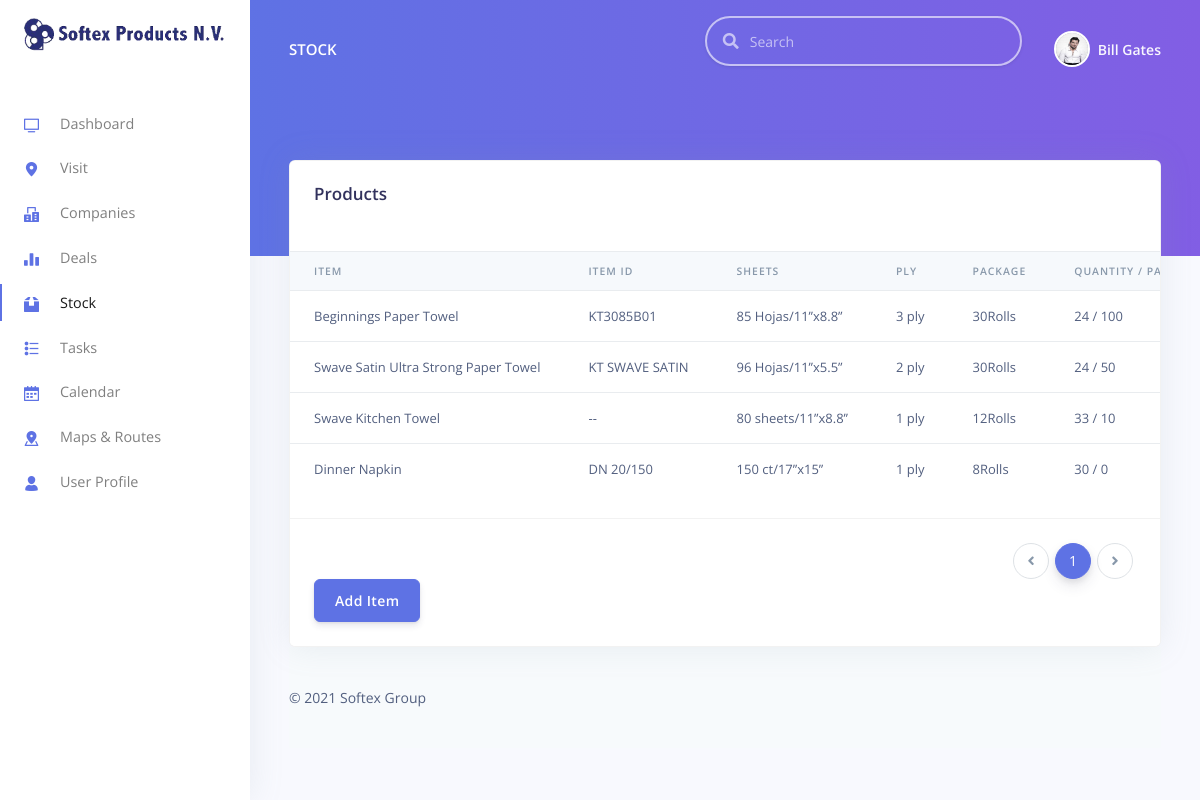
/softex/stock.php (signed in), run on the app's committed database.
### tables this page shows
CREATE TABLE `users` (
  `id` int(11) NOT NULL,
  `name` varchar(255) NOT NULL,
  `birthday` date DEFAULT NULL,
  `native` varchar(255) DEFAULT NULL,
  `email` varchar(255) NOT NULL,
  `contact` varchar(255) DEFAULT NULL,
  `nationality` varchar(255) DEFAULT NULL,
  `address` varchar(255) DEFAULT NULL,
  `hobby` text DEFAULT NULL,
  `description` text DEFAULT NULL,
  `university` varchar(255) DEFAULT NULL,
  `password` varchar(255) NOT NULL,
  `avatar` varchar(255) DEFAULT NULL,
  `level` enum('administrator','manager','producter') NOT NULL,
  `deleted_at` datetime DEFAULT NULL,
  `created_at` datetime NOT NULL,
  `updated_at` datetime NOT NULL
);

CREATE TABLE `products` (
  `id` int(11) NOT NULL,
  `name` varchar(255) NOT NULL,
  `sign_code` varchar(255) NOT NULL,
  `sheet` varchar(255) NOT NULL,
  `ply` int(11) NOT NULL,
  `package` int(11) NOT NULL,
  `quantity_pallet` int(11) NOT NULL,
  `quantity_unit` int(11) NOT NULL,
  `stock` int(11) DEFAULT NULL,
  `deleted_at` datetime DEFAULT NULL,
  `created_at` datetime NOT NULL,
  `updated_at` datetime NOT NULL
);

### softex/stock.php (the view, shortened to what this page needs)
<?php
require("include/core/connection.php");
$query = "SELECT * FROM users WHERE id = '".$_SESSION["id"]."'";
$profile_result = mysqli_query($mysql, $query);
$profile = mysqli_fetch_assoc($profile_result);
if (isset($_POST['add'])) {
    $data = array(
        'name'=> $_POST['name'],
        'sign_code'=> $_POST['sign_code'],
        'sheet'=> $_POST['sheet'],
        'ply'=> $_POST['ply'],
        'package'=> $_POST['package'],
        'quantity_pallet'=> $_POST['quantity_pallet'],
        'quantity_unit'=> $_POST['quantity_unit'],
        'stock'=> $_POST['stock'],
        'created_at' => date('Y-m-d H:i:s'),
        'updated_at' => date('Y-m-d H:i:s'),
    );
    $query = Insert('products', $data);
    header("Location:stock.php");
}
else
{
    if (isset($_GET['pageno'])) {
        $pageno = $_GET['pageno'];
    } else {
        $pageno = 1;
    }
    $no_of_records_per_page = 10;
    $offset = ($pageno-1) * $no_of_records_per_page;
    $total_pages_sql = "SELECT COUNT(*) FROM products";
    $result = mysqli_query($mysql,$total_pages_sql);
    $total_rows = mysqli_fetch_array($result)[0];
    $total_pages = ceil($total_rows / $no_of_records_per_page);
    $sql = "SELECT * FROM products LIMIT $offset, $no_of_records_per_page";
    $res_data = mysqli_query($mysql,$sql);
}
?>
<html lang="en">
    <head>
        <?php include("include/view/css.php"); ?>
    </head>
    <body class="">
        <nav class="navbar navbar-vertical fixed-left navbar-expand-md navbar-light bg-white" id="sidenav-main">
            <div class="container-fluid">
                <a class="navbar-brand pt-0">
                <img src="assets/img/brand/Logo1.png" class="navbar-brand-img" alt="...">
                </a>
                <div class="collapse navbar-collapse" id="sidenav-collapse-main">
                    <ul class="navbar-nav">
                        <li class="nav-item">
                            <a class="nav-link" href="index.php"> <i class="ni ni-tv-2 text-primary"></i> Dashboard
                            </a>
                        </li>
                        <li class="nav-item">
                            <a class="nav-link " href="">
                            <i class="ni ni-pin-3 text-primary"></i> Visit
                            </a>
                        </li>
                        <li class="nav-item">
                            <a class="nav-link" href="companies.php">
                            <i class="ni ni-building text-primary"></i> Companies
                            </a>
                        </li>
                        <li class="nav-item">
                            <a class="nav-link " href="deals.php">
                            <i class="ni ni-chart-bar-32 text-primary"></i> Deals
                            </a>
                        </li>
                        <li class="nav-item">
                            <a class="nav-link active" href="">
                            <i class="ni ni-box-2 text-primary"></i> Stock
                            </a>
                        </li>
                        <li class="nav-item">
                            <a class="nav-link " href="tasks.php">
                            <i class="ni ni-bullet-list-67 text-primary"></i> Tasks
                            </a>
                        </li>
                        <li class="nav-item">
                            <a class="nav-link " href="fullcalendar.php">
                            <i class="ni ni-calendar-grid-58 text-primary"></i> Calendar
                            </a>
                        </li>
                        <li class="nav-item">
                            <a class="nav-link " href="maps.php">
                            <i class="ni ni-square-pin text-primary"></i> Maps & Routes
                            </a>
                        </li>
                        <li class="nav-item">
                            <a class="nav-link " href="profile.php">
                            <i class="ni ni-single-02 text-primary"></i> User Profile
                            </a>
                        </li>
                    </ul>
                </div>
            </div>
        </nav>
        <div class="main-content">
            <nav class="navbar navbar-top navbar-expand-md navbar-dark" id="navbar-main">
                <div class="container-fluid">
                    <h5 class="h4 mb-0 text-white text-uppercase d-none d-lg-inline-block">Stock</h5>
                    <?php include("include/view/topbar.php"); ?>
                </div>
            </nav>
            <div class="header bg-gradient-primary pb-8 pt-5 pt-md-8">
            </div>
            <div class="container-fluid mt--7">
                <div class="row">
                    <div class="col">
                        <div class="card shadow">
                            <div class="card-header border-0">
                                <h3 class="mb-0">Products</h3>
                            </div>
                            <div class="table-responsive py-4">
                                <table class="table table-flush" id="datatable-basic">
                                    <thead class="thead-light">
                                        <tr>
                                            <th>Item</th>
                                            <th>Item ID</th>
                                            <th>Sheets</th>
                                            <th>Ply</th>
                                            <th>Package</th>
                                            <th>Quantity / Pallet</th>
                                        </tr>
                                    </thead>
                                    <tbody>
                                        <?php $i = 0; while($product = mysqli_fetch_array($res_data)) { ?>
                                        <tr>
                                            <td><?php  echo $product['name'];?></td>
                                            <td><?php  echo $product['sign_code'];?></td>
                                            <td><?php  echo $product['sheet'];?></td>
                                            <td><?php  echo $product['ply']." ply";?></td>
                                            <td><?php  echo $product['package']. "Rolls";?></td>
                                            <td><?php  echo $product['quantity_pallet']. " / " .$product['quantity_unit'] ;?></td>
                                        </tr>
                                        <?php $i++; } ?>
                                    </tbody>
                                </table>
                            </div>
                            <div class="card-footer py-4">
                                <nav aria-label="...">
                                    <ul class="pagination justify-content-end mb-0">
                                        <li class="<?php if($pageno <= 1){ echo 'page-item disabled';}else{echo 'page-item active';} ?>">
                                            <a class="page-link" href="<?php if($pageno<=1){echo '#';}else{ echo "?pageno=".($pageno-1); } ?>" tabindex="-1">
                                            <i class="fas fa-angle-left"></i>
                                            </a>
                                        </li>
                                        <?php $i = 1; while($i <= $total_pages) { ?>
                                        <li class="<?php if($pageno == $i){ echo 'page-item active';}else{echo 'page-item';} ?>">
                                            <a class="page-link" href="<?php echo "?pageno=".$i;?>"><?php echo $i;?></a>
                                        </li>
                                        <?php $i++; } ?>
                                        <li class="<?php if($pageno >= $total_pages){ echo 'page-item disabled';}else{echo 'page-item active';} ?>">
                                            <a class="page-link" href="<?php if($pageno >= $total_pages){echo '#';}else{ echo "?pageno=".($pageno+1); } ?>">
                                            <i class="fas fa-angle-right"></i>
                                            </a>
                                        </li>
                                    </ul>
                                </nav>
                                <button type="button" class="btn btn-primary" data-toggle="modal" data-target="#exampleModal">
                                Add Item
                                </button>
                            </div>
                        </div>
                    </div>
                </div>
                <?php include("include/view/footer.php"); ?>
            </div>
        </div>
    </body>
</html>

### softex/include/view/topbar.php (shortened to what this page needs)
<?php
    $avatar_path = $profile['avatar'];
?>
<form class="navbar-search navbar-search-dark form-inline mr-3 d-none d-md-flex ml-lg-auto">
    <div class="form-group mb-0">
        <div class="input-group input-group-alternative">
            <div class="input-group-prepend">
                <span class="input-group-text"><i class="fas fa-search"></i></span>
            </div>
            <input class="form-control" placeholder="Search" type="text">
        </div>
    </div>
</form>
<ul class="navbar-nav align-items-center d-none d-md-flex">
    <li class="nav-item dropdown">
        <a class="nav-link pr-0" href="#" role="button" data-toggle="dropdown" aria-haspopup="true" aria-expanded="false">
            <div class="media align-items-center">
                <span class="avatar avatar-sm rounded-circle">
                <img alt="Image placeholder" src="<?php echo $avatar_path;?>">
                </span>
                <div class="media-body ml-2 d-none d-lg-block">
                    <span class="mb-0 text-sm  font-weight-bold"><?php echo $profile['name'];?></span>
                </div>
            </div>
        </a>
    </li>
</ul>

### data on the page
users: avatar (picture), name "Bill Gates"
products: name "Beginnings Paper Towel", sign_code "KT3085B01", sheet "85 Hojas/11’’x8.8’’", ply "3", package "30", quantity_pallet "24", quantity_unit "100"
products: name "Swave Satin Ultra Strong Paper Towel", sign_code "KT SWAVE SATIN", sheet "96 Hojas/11’’x5.5’’", ply "2", package "30", quantity_pallet "24", quantity_unit "50"
products: name "Swave Kitchen Towel", sign_code "--", sheet "80 sheets/11’’x8.8’’", ply "1", package "12", quantity_pallet "33", quantity_unit "10"
products: name "Dinner Napkin", sign_code "DN 20/150", sheet "150 ct/17’’x15’’", ply "1", package "8", quantity_pallet "30", quantity_unit "0"
